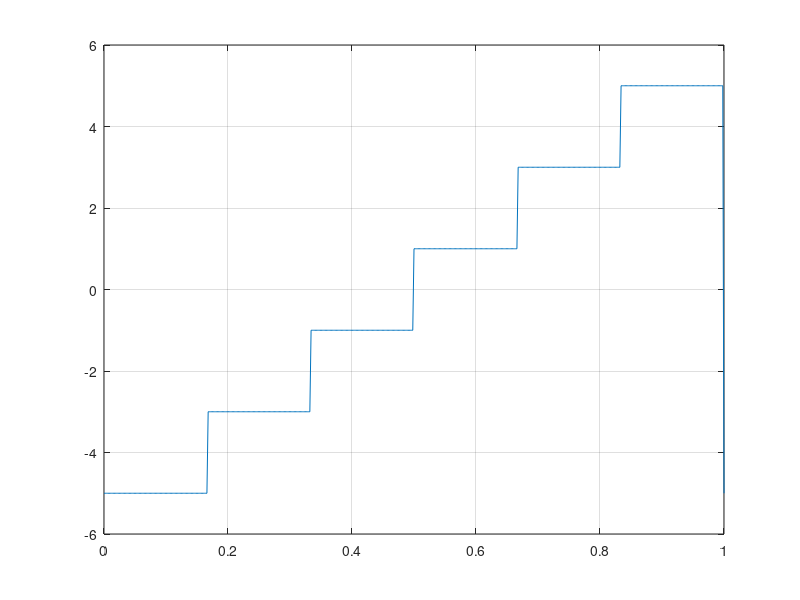
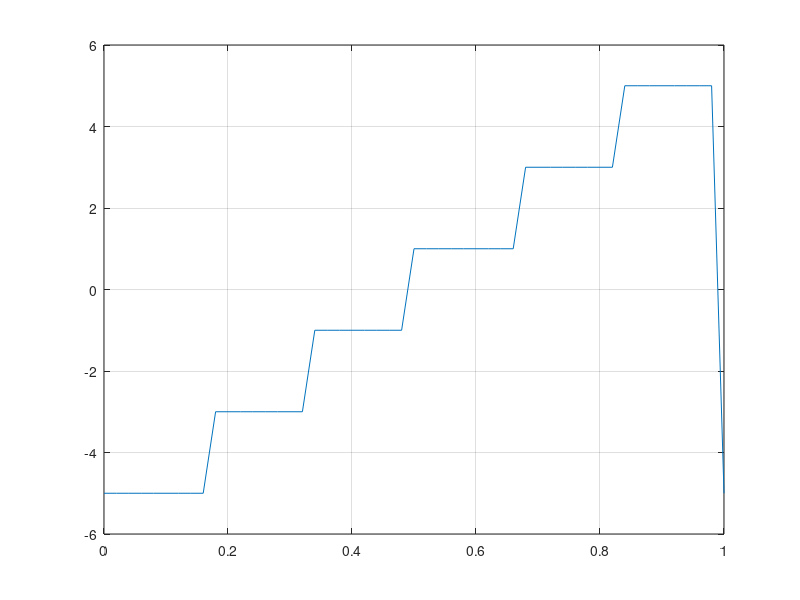
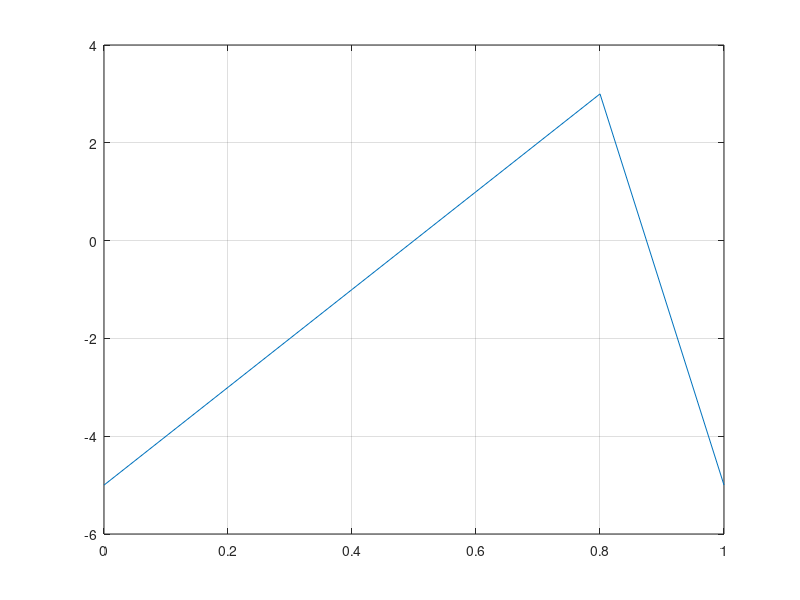

Reproduce these figures in MATLAB, in order.
clear all;
close all;
clc;
T = 1;      %definim perioada de 1 secunda a semnalului
F= 1/T;     %calculam frecventa semnalului

t1=0:0.002:T;
t2=0:0.02:T;
t3=0:0.2:T;

s1 = -square(2*pi*F*t1, 83.35)-square(2*pi*F*t1, 33.34)-square(2*pi*F*t1,50)-square(2*pi*F*t1,66.68)-square(2*pi*F*t1,16.67); % calculam semnalul s1 pe 6 nivele
figure (1)
plot(t1,s1),grid            %reprezentam s1 in functie de t1

s2 = -square(2*pi*F*t2, 83.35)-square(2*pi*F*t2, 33.34)-square(2*pi*F*t2,50)-square(2*pi*F*t2,66.68)-square(2*pi*F*t2,16.67);
figure (2)
plot(t2,s2),grid 

s3 = -square(2*pi*F*t3, 83.35)-square(2*pi*F*t3, 33.34)-square(2*pi*F*t3,50)-square(2*pi*F*t3,66.68)-square(2*pi*F*t3,16.67);
figure (3)
plot(t3,s3),grid 


